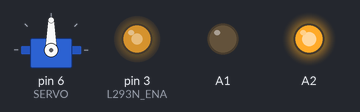
Bench run of a sketch on a simulated Arduino Uno, built with avr-gcc and run on an emulated ATmega328P. Shown: servo, output pins drawn as LEDs (lit = HIGH).

Above: at 0.1 s.
Timing chart, 0 to 1.6 s (numbered marks = the images above):
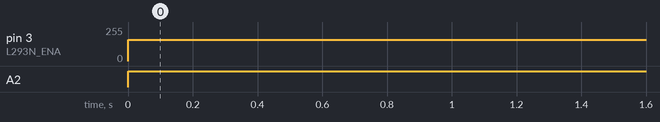

The sketch:

sketch_sep08a.ino
```cpp
#include <SPI.h>
#include <Servo.h>

char buf [100];
volatile byte pos = 0;
volatile boolean printIt = false;
#define   spi_enable()   (SPCR |= _BV(SPE))

#define L293N_ENA 3

const int SERVO=6;
Servo myservo;
int speed;
int curve=90;

void setup (void)
{
  //시리얼 통신 초기화
  Serial.begin (9600);

  //Master Input Slave Output 12번핀을 출력으로 설정
  pinMode(MISO, OUTPUT);
  pinMode(A1, OUTPUT);
  pinMode(A2, OUTPUT);
  pinMode(L293N_ENA, OUTPUT);

  //slave 모드로 SPI 시작
  spi_enable();

  //인터럽트 시작
  SPI.setClockDivider(SPI_CLOCK_DIV64); //250kHz
  SPI.setDataMode(SPI_MODE0);
  SPI.attachInterrupt();

   speed = 130;
   myservo.attach(SERVO);
}


// SPI 인터럽트 루틴
ISR (SPI_STC_vect)
{
  // SPI 데이터 레지스터로부터 한바이트 가져옴
  byte c = SPDR;

  //버퍼에 자리가 있다면...
  if (pos < sizeof buf)
  {
    buf[pos++] = c;

    // 출력을 진행한다.
     if (c == '\0')
      printIt = true;
   }
}


void loop (void)
{
  digitalWrite(A1, LOW);
  digitalWrite(A2, HIGH);
  analogWrite(L293N_ENA, 160);

  /*
  if (printIt)
    {
        buf[pos] = 0;
        //Serial.println (buf);
        if(strcmp(buf, "a") == 0){
          curve = 90;
          myservo.write(curve);
          analogWrite(3, speed);
        }
        else if(strcmp(buf, "b") == 0){
          if(curve > 80 && curve < 100){
            curve -= 2;
            myservo.write(curve);
            analogWrite(L293N_ENA, speed+50);
          }
        }
        else if(strcmp(buf, "c") == 0){
          if(curve > 80 && curve < 100){
            curve += 2;
            myservo.write(curve);
            analogWrite(L293N_ENA, speed+50);
          }
        }
        Serial.println(curve);
        pos = 0;
        printIt = false;
    }
      */
}
```

Measured:
- by itself, pin 3 (L293N_ENA): 0/255 → 160/255 at 0.00 s
- by itself, A2: LOW → HIGH at 0.00 s
